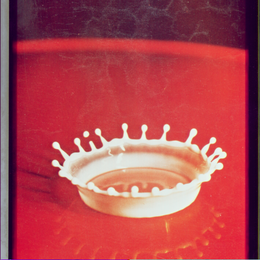
%> input picture USC_SIPI_Color/512/001.tiff, 260 x 260 px, shrunk from 512 x 512 before the run
$ octave test_atk.m   (GNU Octave 9; MATLAB toolbox functions it lacks are replaced by stand-ins)
%> lines starting %> are read from the running program, lines starting %| are printed output that depends on the picture; in (x1, y1, x2, y2) boxes, pixels count from 0 and x2, y2 are one past the last pixel; in counts of white or black regions, pixels touching at a corner belong together; the program's own positions count from 1
### getMaxorder.m
function [Maxorder,capacity] = getMaxorder(Messlength)
Maxorder = 1;
capacity = -1; % exclude00
while(Messlength > capacity)
    capacity = 0;
    for i = 0:Maxorder
        for j = 0:Maxorder
            if i + j <= Maxorder
                capacity = capacity + 1;
            end
        end
    end
    Maxorder = Maxorder + 1;
end
end

### meshplate.m
function [plate,rho,theta] = meshplate(Img)
plate = Img;
[rows, cols] = size(Img);
x = -1 + (1/cols) : (2/cols) : 1 - (1/cols);
y = 1 - (1/rows) : -(2/rows) : -1 + (1/rows);
[X, Y] = meshgrid(x, y);
[t, r] = cart2pol(X,Y);
logic = t<0;
theta = zeros(rows,cols);
theta(logic) = t(logic) + 2*pi;
theta(~logic) = t(~logic);
logic = r>1;
rho = zeros(rows,cols);
rho(logic) = 0.5;
rho(~logic) = r(~logic);
plate(logic) = 0;
end

### PHFM_De.m
function [Pnm] = PHFM_De(plate,rho,theta,Maxorder)
[N, M] = size(plate);
Pnm = zeros(Maxorder+1, Maxorder*2+1);
for order = 0:Maxorder
    for repetition = -Maxorder:Maxorder
        if order + abs(repetition) <= Maxorder
            if order == 0
                T = 1/sqrt(2);
            elseif mod(order, 2) == 1
                T = sin(rho.^2 * pi * (order+1));
            else
                T = cos(rho.^2 * pi * order);
            end
            H = T .* exp(-1j * repetition * theta);
            Product = double(plate) .* H;
            Pnm(order+1,repetition+Maxorder+1) = sum(Product(:)) * (8/(pi*N^2));
        end
    end
end
end


### CoreEmbed_3Channel.m
function [Pnm_e1,Pnm_e2,Pnm_e3,watermark,dq] = CoreEmbed_3Channel( ...
    Pnm_1,Pnm_2,Pnm_3,Maxorder,Messlength,num_n,QS)

% num_s不需要了
Pnm_e1 = Pnm_1; P00_1 = Pnm_1(1,Maxorder+1);
Pnm_e2 = Pnm_2; P00_2 = Pnm_2(1,Maxorder+1);
Pnm_e3 = Pnm_3; P00_3 = Pnm_3(1,Maxorder+1);

% seed = randi([1,10000]);
seed = 12;
rng(seed);
watermark=randi([0,1],1,Messlength);

% 抖动量预定义
d_0 = 0;
d_1 = d_0 + QS/2;

% 筛选备选嵌入矩并展平
count = 0;
for order = 0:Maxorder
    for repetition = 0:Maxorder
        if order + repetition == 0
            continue
        end
        if order + repetition <= Maxorder
            count = count + 1;
            flat_Pnm(:,count) = [order;repetition;
                Pnm_1(order+1,repetition+Maxorder+1);
                Pnm_2(order+1,repetition+Maxorder+1);
                Pnm_3(order+1,repetition+Maxorder+1)];
        end
    end
end

% 投影向量
for i = 1:Messlength
    proj_tem = abs(flat_Pnm(3:5,i));
    u(:,i) = proj_tem/norm(proj_tem);
end

% 矩幅度及标准化
for i = 1:Messlength
    %这个地方还有点疑点，三个通道上的需要做三次分别的标准化还是统一的标准化
    %目前能想到，假如做随机的话，肯定是各自的标准化更合适一些？（感觉）
    x(1,i) = (abs(flat_Pnm(3,i))/P00_1)*num_n;
    x(2,i) = (abs(flat_Pnm(4,i))/P00_2)*num_n;
    x(3,i) = (abs(flat_Pnm(5,i))/P00_3)*num_n;
end
% x = (abs(flat_Pnm(3:5,i))./P00)*num_n;

% Q(xTu,delta)
% x和u都是列向量了不用转了
for i = 1:Messlength
    xTu = x(:,i)' * u(:,i);
    if uint8(watermark(i)) == 1
        Dlt = d_1;
    elseif uint8(watermark(i)) == 0
        Dlt = d_0;
    else
        disp("only binary sequence permitted")
    end
    Q = round((xTu+Dlt)/QS)*QS-Dlt;
    dq(1,i) =  Q-xTu;%这里不是整数公式还得改改
    y(:,i) = x(:,i)+(Q-xTu)*u(:,i);
end

% 嵌入后的幅度恢复成矩
flat_Pnm_e = flat_Pnm;
for i = 1:Messlength
    flat_Pnm_e(3,i) = (y(1,i)*P00_1/num_n)/abs(flat_Pnm(3,i))*flat_Pnm(3,i);
    flat_Pnm_e(4,i) = (y(2,i)*P00_2/num_n)/abs(flat_Pnm(4,i))*flat_Pnm(4,i);
    flat_Pnm_e(5,i) = (y(3,i)*P00_3/num_n)/abs(flat_Pnm(5,i))*flat_Pnm(5,i);
end

% 嵌入后的展平矩再恢复成矩阵的结构
count = 0;
flag_break = 0;
for order = 0:Maxorder
    for repetition = 0:Maxorder
        if order + repetition == 0
            continue
        end
        if order + repetition <= Maxorder
            count = count + 1;
            if all(flat_Pnm_e(1:2,count) == [order;repetition])&&(count<=Messlength)
                Pnm_e1(order+1,repetition+Maxorder+1) = flat_Pnm_e(3,count);
                Pnm_e2(order+1,repetition+Maxorder+1) = flat_Pnm_e(4,count);
                Pnm_e3(order+1,repetition+Maxorder+1) = flat_Pnm_e(5,count);
            end
            if count > Messlength
                flag_break = 1;
            end
        end
        if flag_break == 1
            break
        end
    end
    if flag_break == 1
        break
    end
end

for order = 0:Maxorder
    for repetition = 1:Maxorder
        Pnm_e1(order+1,Maxorder+1-repetition) = conj(Pnm_e1(order+1,Maxorder+1+repetition));
        Pnm_e2(order+1,Maxorder+1-repetition) = conj(Pnm_e2(order+1,Maxorder+1+repetition));
        Pnm_e3(order+1,Maxorder+1-repetition) = conj(Pnm_e3(order+1,Maxorder+1+repetition));
    end
end
end % Function End

### PHFM_Re.m
function [fxy] = PHFM_Re(Pnm,plate,rho,theta,Maxorder)
[N, M] = size(plate);
fxy = zeros(N, M);
for order = 0:Maxorder
    for repetition = -Maxorder:1:Maxorder
        if order + abs(repetition) <= Maxorder
            if order == 0
                T = 1/sqrt(2);
            elseif mod(order, 2) == 1
                T = sin(rho.^2 * pi * (order+1));
            else
                T = cos(rho.^2 * pi * order);
            end
            H = T .* exp(1j * repetition * theta);
            Product = Pnm(order+1,repetition+Maxorder+1) .* H;
            fxy = fxy + Product;
        end
    end
end
end

### test_atk.m
clc
clear
close all
disp("running...")

%%
Messlength = 128;
num_n = 2000;
QS = 16;

Img_rgb = imread("USC_SIPI_Color/512/001.tiff");
%> Img_rgb is the input picture: size 260x260x3 uint8; mean R, G, B 176.3, 70.6, 79.9

c1 = Img_rgb(:,:,1);
c2 = Img_rgb(:,:,2);
c3 = Img_rgb(:,:,3);

[Maxorder,capacity] = getMaxorder(Messlength);
[plate1,rho,theta] = meshplate(c1);
%> in meshplate, `theta(~logic) = t(~logic);`:
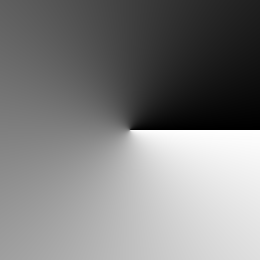
%> theta: size 260x260 double; min 0.00386, max 6.28, mean 3.14; drawn with min black and max white
%> in meshplate, `rho(logic) = 0.5;`:
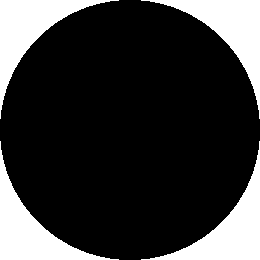
%> rho: size 260x260 double; values 0 (black) and 0.5 (white), 21.5% white; 4 white regions, box (x1, y1, x2, y2) and area: (0, 0, 119, 119) 3626, (141, 0, 260, 119) 3626, (0, 141, 119, 260) 3626, (141, 141, 260, 260) 3626
%> in meshplate, `rho(~logic) = r(~logic);`:
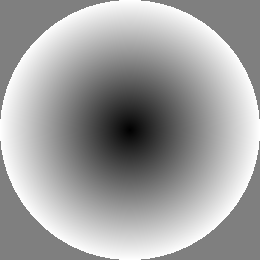
%> rho: size 260x260 double; min 0.00544, max 1, mean 0.631
[plate2,~,~] = meshplate(c2);
%> in meshplate (call 2), `plate(logic) = 0;`:
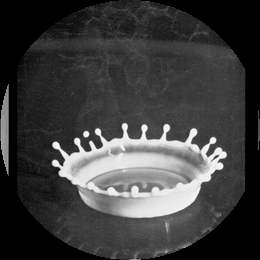
%> plate: size 260x260 uint8; min 0, max 255, mean 61.5
[plate3,~,~] = meshplate(c3);

Pnm_1 = PHFM_De(plate1,rho,theta,Maxorder);
%> after the loop in PHFM_De, `for order = 0:Maxorder`:
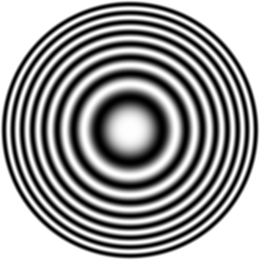
%> H: size 260x260 double; min -1, max 1, mean 0.215; drawn with min black and max white
%> after the loop in PHFM_De, `for order = 0:Maxorder`:
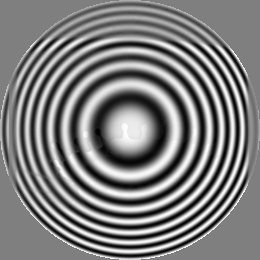
%> Product: size 260x260 double; min -238, max 238.4, mean -0.1; drawn with min black and max white
Pnm_2 = PHFM_De(plate2,rho,theta,Maxorder);
%> call 2 of PHFM_De, with Maxorder = 16
%> after the loop in PHFM_De (call 2), `for order = 0:Maxorder`:
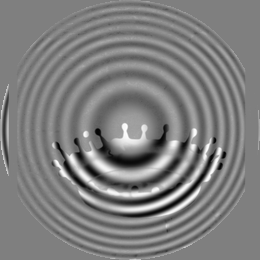
%> Product: size 260x260 double; min -249.9, max 249.8, mean 0; drawn with min black and max white
Pnm_3 = PHFM_De(plate3,rho,theta,Maxorder);

[Pnm_e1,Pnm_e2,Pnm_e3,watermark] = CoreEmbed_3Channel...
    (Pnm_1,Pnm_2,Pnm_3,Maxorder,Messlength,num_n,QS);
%> in CoreEmbed_3Channel, `P00_1 = Pnm_1(1,Maxorder+1)`: P00_1 = 268.1
%> in CoreEmbed_3Channel, `P00_2 = Pnm_2(1,Maxorder+1)`: P00_2 = 110.7
%> in CoreEmbed_3Channel, `P00_3 = Pnm_3(1,Maxorder+1)`: P00_3 = 118.6
%> after the loop in CoreEmbed_3Channel, `for order = 0:Maxorder`: count = 152
%> the loop in CoreEmbed_3Channel, `for i = 1:Messlength` made 128 passes
%> proj_tem on passes 1 to 12: [26.58; 31.38; 20.34], [1.46; 10.09; 4.93], [9.18; 5.04; 6.04], [7.77; 4.7; 3.35], [3.39; 0.0587; 1.96], [2.92; 2.76; 2.52], [3.1; 2.98; 1.88], [0.433; 1.3; 1.23], [0.618; 1.4; 1.44], [0.665; 1.18; 1.33], [0.601; 2.4; 2.22], [0.471; 0.854; 0.794]
%> after the loop in CoreEmbed_3Channel, `for i = 1:Messlength`: u = 128 columns, first 8: [0.579 0.129 0.759 0.803 0.865 0.616 0.661 0.234; 0.684 0.891 0.417 0.486 0.015 0.582 0.635 0.706; 0.443 0.435 0.5 0.346 0.501 0.532 0.4 0.668]
%> after the loop in CoreEmbed_3Channel, `for i = 1:Messlength`: x = 128 columns, first 8: [198.3 10.86 68.47 58 25.32 21.77 23.15 3.23; 567.3 182.4 91.05 85 1.06 49.81 53.91 23.59; 343 83.08 101.8 56.44 33.12 42.47 31.69 20.79]
%> the loop in CoreEmbed_3Channel, `for i = 1:Messlength` made 128 passes
%> (xTu, Q) on passes 1 to 12: (654.9, 656), (200.1, 200), (140.8, 136), (107.4, 112), (38.52, 32), (64.95, 64), (62.21, 64), (31.3, 24), (34.86, 40), (30.66, 24), (57.11, 56), (20.24, 24)
%> after the loop in CoreEmbed_3Channel, `for i = 1:Messlength`: Dlt = 8; dq = 128 values, max 8 at index 48, min -7.82 at index 120, mean 0.216; y = 128 columns, first 8: [198.9 10.85 64.83 61.72 19.68 21.19 24.33 1.52; 568 182.3 89.06 87.25 0.964 49.26 55.04 18.42; 343.4 83.05 99.38 58.04 29.86 41.96 32.4 15.91]
%> after the loop in CoreEmbed_3Channel, `for order = 0:Maxorder`: count = 129; flag_break = 1
%> watermark = 128 values, max 1 at index 2, min 0 at index 1, mean 0.461

Pnm_diff_1 = Pnm_e1 - Pnm_1;
fxy_diff_1 = PHFM_Re(Pnm_diff_1,plate1,rho,theta,Maxorder);
%> after the loop in PHFM_Re, `for order = 0:Maxorder`: Product: size 260x260 double; every value is 0
[fxy_diff_1,~,~] = meshplate(fxy_diff_1);
temp = double(c1)+real(fxy_diff_1);
c1_e = uint8(temp);

Pnm_diff_2 = Pnm_e2 - Pnm_2;
fxy_diff_2 = PHFM_Re(Pnm_diff_2,plate2,rho,theta,Maxorder);
[fxy_diff_2,~,~] = meshplate(fxy_diff_2);
temp = double(c2)+real(fxy_diff_2);
c2_e = uint8(temp);

Pnm_diff_3 = Pnm_e3 - Pnm_3;
fxy_diff_3 = PHFM_Re(Pnm_diff_3,plate3,rho,theta,Maxorder);
[fxy_diff_3,~,~] = meshplate(fxy_diff_3);
temp = double(c3)+real(fxy_diff_3);
c3_e = uint8(temp);

Img_rgb_e(:,:,1) = c1_e;
Img_rgb_e(:,:,2) = c2_e;
Img_rgb_e(:,:,3) = c3_e;

%% no atk test
% [21 lines of commented-out code are left out]

%% atk test
% [91 lines of commented-out code are left out]

$ run again, with USC_SIPI_Color/512/002.tiff copied over USC_SIPI_Color/512/001.tiff
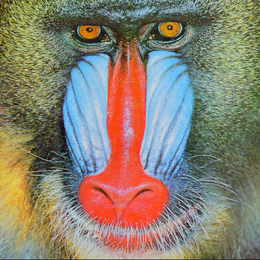
%> input picture USC_SIPI_Color/512/002.tiff, 260 x 260 px, shrunk from 512 x 512 before the run
%> Img_rgb is the input picture: size 260x260x3 uint8; mean R, G, B 137.4, 128.9, 113.1
%> in meshplate (call 3), `plate(logic) = 0;`:
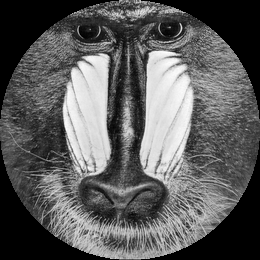
%> plate: size 260x260 uint8; min 0, max 255, mean 92.4
%> after the loop in PHFM_De (call 3), `for order = 0:Maxorder`:
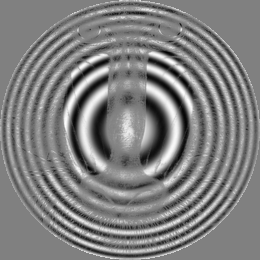
%> Product: size 260x260 double; min -253.6, max 249.3, mean -0.6; drawn with min black and max white
%> P00_1 = 195.6
%> P00_2 = 179.2
%> P00_3 = 166.4
%> after the loop in CoreEmbed_3Channel, `for order = 0:Maxorder`: count = 152
%> the loop in CoreEmbed_3Channel, `for i = 1:Messlength` made 128 passes
%> proj_tem on passes 1 to 8: [19.27; 4.29; 8.36], [21.16; 8.22; 5.64], [13.98; 8.14; 9.72], [4.16; 11.31; 16.57], [0.496; 2.34; 1.95], [3.66; 3.45; 3.26], [2.41; 0.566; 2.01], [3.38; 0.746; 2.53]
%> after the loop in CoreEmbed_3Channel, `for i = 1:Messlength`: u = 128 columns, first 8: [0.899 0.905 0.741 0.203 0.161 0.61 0.756 0.788; 0.2 0.351 0.431 0.552 0.758 0.576 0.177 0.174; 0.39 0.241 0.515 0.809 0.632 0.543 0.63 0.59]
%> after the loop in CoreEmbed_3Channel, `for i = 1:Messlength`: x = 128 columns, first 8: [197 216.4 143 42.53 5.08 37.39 24.67 34.56; 47.92 91.78 90.88 126.3 26.13 38.55 6.32 8.32; 100.5 67.82 116.9 199.2 23.44 39.15 24.15 30.4]
%> the loop in CoreEmbed_3Channel, `for i = 1:Messlength` made 128 passes
%> (xTu, Q) on passes 1 to 8: (225.9, 224), (244.4, 248), (205.3, 200), (239.4, 240), (35.44, 32), (66.31, 64), (34.99, 32), (46.63, 40)
%> after the loop in CoreEmbed_3Channel, `for i = 1:Messlength`: Dlt = 8; dq = 128 values, max 7.48 at index 37, min -7.99 at index 53, mean -0.214; y = 128 columns, first 8: [195.4 219.7 139 42.65 4.52 35.98 22.41 29.33; 47.54 93.06 88.59 126.6 23.52 37.22 5.79 7.17; 99.72 68.7 114.2 199.7 21.27 37.89 22.27 26.49]
%> after the loop in CoreEmbed_3Channel, `for order = 0:Maxorder`: count = 129; flag_break = 1
%> watermark = 128 values, max 1 at index 2, min 0 at index 1, mean 0.461
